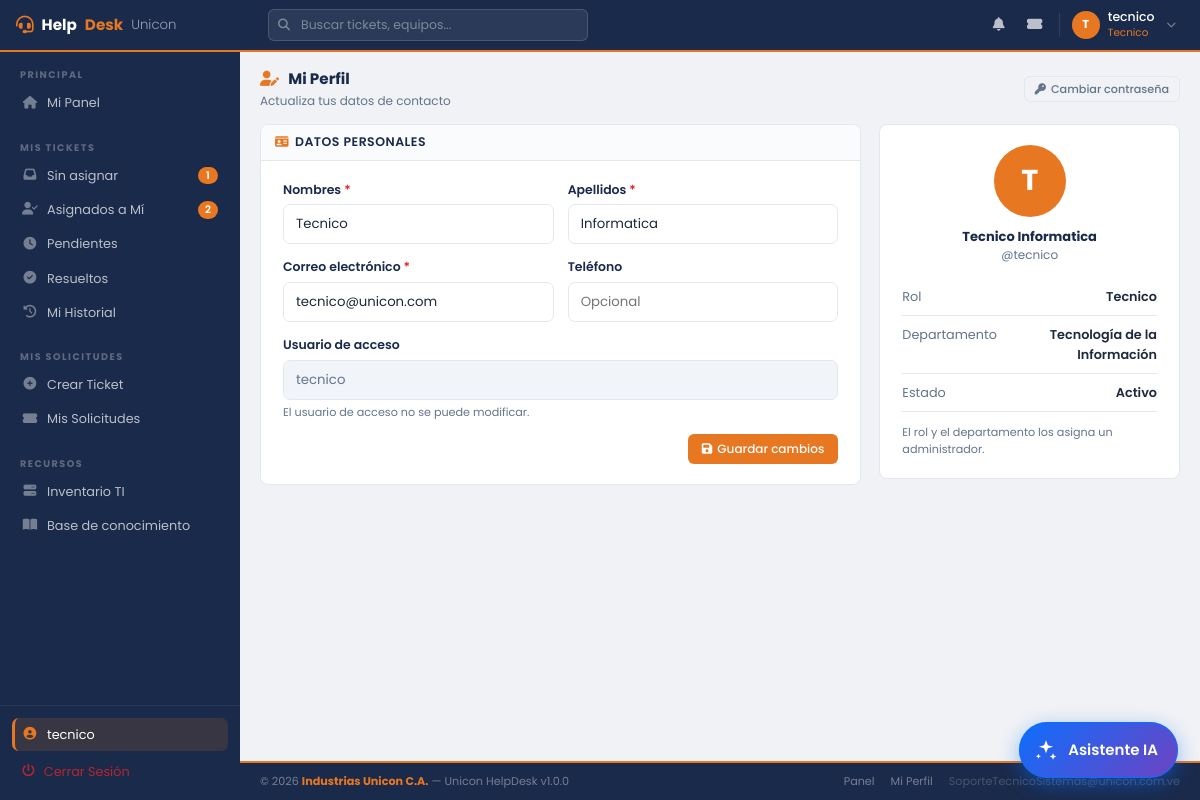
/tecnico/perfil.php (signed in), run on the app's committed database.
### tables this page shows
CREATE TABLE `roles` (
  `id_rol` int(11) NOT NULL AUTO_INCREMENT,
  `nombre` varchar(50) NOT NULL,
  `descripcion` text DEFAULT NULL,
  `nivel_acceso` tinyint(1) NOT NULL DEFAULT 1,
  PRIMARY KEY (`id_rol`),
  UNIQUE KEY `nombre` (`nombre`)
);

CREATE TABLE `usuarios` (
  `id_usuario` int(11) NOT NULL AUTO_INCREMENT,
  `nombres` varchar(100) NOT NULL,
  `apellidos` varchar(100) NOT NULL,
  `correo` varchar(150) NOT NULL,
  `usuario_login` varchar(50) NOT NULL,
  `contraseña` varchar(255) NOT NULL,
  `telefono` varchar(20) DEFAULT NULL,
  `id_departamento` int(11) NOT NULL,
  `id_rol` int(11) NOT NULL DEFAULT 1,
  `estado` enum('activo','inactivo','reposo','pasante','vacaciones','suspendido') NOT NULL DEFAULT 'activo',
  PRIMARY KEY (`id_usuario`),
  UNIQUE KEY `correo` (`correo`),
  UNIQUE KEY `usuario_login` (`usuario_login`),
  KEY `id_departamento` (`id_departamento`),
  KEY `id_rol` (`id_rol`),
  CONSTRAINT `fk_usuario_departamento` FOREIGN KEY (`id_departamento`) REFERENCES `departamentos` (`id_departamento`) ON UPDATE CASCADE,
  CONSTRAINT `fk_usuario_rol` FOREIGN KEY (`id_rol`) REFERENCES `roles` (`id_rol`) ON UPDATE CASCADE
);

CREATE TABLE `departamentos` (
  `id_departamento` int(11) NOT NULL AUTO_INCREMENT,
  `nombre` varchar(100) NOT NULL,
  `descripcion` text DEFAULT NULL,
  `estado` enum('activo','inactivo','clausurado') NOT NULL DEFAULT 'activo',
  PRIMARY KEY (`id_departamento`),
  UNIQUE KEY `nombre` (`nombre`)
);

### tecnico/perfil.php (the view, shortened to what this page needs)
<?php
include '../config/conexion.php';
$stmt = $conexion->prepare("
    SELECT u.nombres, u.apellidos, u.correo, u.usuario_login, u.telefono, u.estado,
           d.nombre AS departamento_nombre, r.nombre AS rol_nombre
    FROM usuarios u
    JOIN departamentos d ON u.id_departamento = d.id_departamento
    JOIN roles r ON u.id_rol = r.id_rol
    WHERE u.usuario_login = ?
");
$stmt->bind_param("s", $_SESSION['usser']);
$stmt->execute();
$perfil = $stmt->get_result()->fetch_assoc();
include_once '../includes/header2.php';
include_once '../includes/sidebar.php';
?>
<main class="hd-main">
    <div class="hd-page-header">
        <div>
            <div class="hd-page-title"><i class="fas fa-user-edit" style="color:var(--naranja);margin-right:6px;"></i> Mi Perfil</div>
            <div class="hd-page-sub">Actualiza tus datos de contacto</div>
        </div>
        <a href="cambiar_clave.php" class="hd-btn hd-btn-outline hd-btn-sm"><i class="fas fa-key"></i> Cambiar contraseña</a>
    </div>
    <div class="hd-perfil-grid">
        <div class="hd-card">
            <div class="hd-card-header">
                <h5 class="hd-card-title"><i class="fas fa-id-card"></i> Datos personales</h5>
            </div>
            <div class="hd-card-body" style="padding:20px 22px;">
                <form id="form-perfil">
                    <div class="hd-row-2" style="margin-bottom:14px;">
                        <div>
                            <label class="hd-label">Nombres <span style="color:var(--danger);">*</span></label>
                            <input type="text" name="nombres" class="hd-input" maxlength="100" required value="<?= htmlspecialchars($perfil['nombres']) ?>">
                        </div>
                        <div>
                            <label class="hd-label">Apellidos <span style="color:var(--danger);">*</span></label>
                            <input type="text" name="apellidos" class="hd-input" maxlength="100" required value="<?= htmlspecialchars($perfil['apellidos']) ?>">
                        </div>
                    </div>
                    <div class="hd-row-2" style="margin-bottom:14px;">
                        <div>
                            <label class="hd-label">Correo electrónico <span style="color:var(--danger);">*</span></label>
                            <input type="email" name="correo" class="hd-input" maxlength="150" required value="<?= htmlspecialchars($perfil['correo']) ?>">
                        </div>
                        <div>
                            <label class="hd-label">Teléfono</label>
                            <input type="text" name="telefono" class="hd-input" maxlength="20" placeholder="Opcional" value="<?= htmlspecialchars($perfil['telefono'] ?? '') ?>">
                        </div>
                    </div>
                    <div style="margin-bottom:14px;">
                        <label class="hd-label">Usuario de acceso</label>
                        <input type="text" class="hd-input" disabled value="<?= htmlspecialchars($perfil['usuario_login']) ?>">
                        <div style="font-size:0.7rem;color:var(--muted);margin-top:4px;">El usuario de acceso no se puede modificar.</div>
                    </div>
                    <div style="text-align:right;margin-top:12px;">
                        <button type="submit" id="btn-guardar-perfil" class="hd-btn hd-btn-naranja">
                            <i class="fas fa-save"></i> Guardar cambios
                        </button>
                    </div>
                </form>
            </div>
        </div>
        <div class="hd-card" style="padding:20px 22px;">
            <div class="hd-avatar-grande"><?= strtoupper(substr($perfil['nombres'], 0, 1)) ?></div>
            <div style="text-align:center;margin-bottom:14px;">
                <div style="font-weight:700;color:var(--azul);"><?= htmlspecialchars($perfil['nombres'] . ' ' . $perfil['apellidos']) ?></div>
                <div style="font-size:0.75rem;color:var(--muted);">@<?= htmlspecialchars($perfil['usuario_login']) ?></div>
            </div>
            <div class="hd-cuenta-item"><span>Rol</span><span><?= htmlspecialchars($perfil['rol_nombre']) ?></span></div>
            <div class="hd-cuenta-item"><span>Departamento</span><span><?= htmlspecialchars($perfil['departamento_nombre']) ?></span></div>
            <div class="hd-cuenta-item"><span>Estado</span><span><?= htmlspecialchars(ucfirst($perfil['estado'])) ?></span></div>
            <div style="font-size:0.7rem;color:var(--muted);margin-top:12px;line-height:1.5;">
                El rol y el departamento los asigna un administrador.
            </div>
        </div>
    </div>
</main>
<?php include_once '../includes/footer2.php'; ?>

### includes/header2.php (shortened to what this page needs)
<?php
$usuario_activo = $_SESSION['usser'];
$rol_id         = (int)$_SESSION['id_rol'];
$inicial        = strtoupper(substr($usuario_activo, 0, 1));
$rol_nombre     = match($rol_id) { 3=>'Administrador', 2=>'Técnico TI', 1=>'Usuario', default=>'—' };
try {
    $q_rn = $conexion->prepare("SELECT nombre FROM roles WHERE id_rol = ?");
    $q_rn->bind_param("i", $rol_id); $q_rn->execute();
    if ($f_rn = $q_rn->get_result()->fetch_assoc()) $rol_nombre = $f_rn['nombre'];
} catch (Throwable $e) {  }
?>
<!DOCTYPE html>
<html lang="es">
<head>
    <link rel="stylesheet" href="https://cdn.jsdelivr.net/npm/bootstrap@5.3.0/dist/css/bootstrap.min.css">
    <link rel="stylesheet" href="https://cdnjs.cloudflare.com/ajax/libs/font-awesome/6.4.0/css/all.min.css">
    <link rel="stylesheet" href="../assets/css/dashboard2.css">
</head>
<body>
<header class="hd-topbar">
    <a href="dashboard.php" class="hd-topbar-brand">
        <i class="fas fa-headset"></i>
        Help<span>Desk</span> <small>Unicon</small>
    </a>
    <div class="hd-topbar-search" style="position:relative;">
        <i class="fas fa-search"></i>
        <input type="search" id="hdBuscar" autocomplete="off" maxlength="60"
               placeholder="<?= $rol_id === 3 ? 'Buscar tickets, usuarios, equipos...' : ($rol_id === 2 ? 'Buscar tickets, equipos...' : 'Buscar en mis tickets...') ?>">
    </div>
    <div class="hd-topbar-right">
        <div class="hd-notif-wrap">
            <button type="button" class="hd-topbar-icon" id="hdBell" title="Notificaciones" style="background:none;border:0;position:relative;">
                <i class="fas fa-bell"></i>
            </button>
        </div>
        <?php if ($rol_id >= 2): ?>
        <a href="<?= $rol_id === ROL_ADMIN ? 'tickets.php' : 'tickets_asignados.php' ?>" class="hd-topbar-icon" title="Tickets">
            <i class="fas fa-ticket-alt"></i>
        </a>
        <?php endif; ?>
        <div style="position:relative;">
            <button class="hd-topbar-user" onclick="toggleUserMenu()" id="userBtn">
                <div class="hd-avatar"><?= $inicial ?></div>
                <div class="hd-topbar-user-info">
                    <span class="hd-topbar-user-name"><?= htmlspecialchars($usuario_activo) ?></span>
                    <span class="hd-topbar-user-role"><?= $rol_nombre ?></span>
                </div>
                <i class="fas fa-chevron-down" style="color:rgba(255,255,255,0.4);font-size:0.6rem;margin-left:4px;"></i>
            </button>
        </div>
    </div>
</header>

### assets/css/dashboard2.css (style rules this page uses)
:root { --azul: #1a2a4a; --azul-mid: #243660; --azul-light: #2d4a7a; --naranja: #E87722; --naranja-lt: #f59342; --bg: #f0f2f5; --card: #ffffff; --texto: #1e293b; --muted: #64748b; --borde: #e2e8f0; --sidebar-w: 240px; --nav-h: 52px; --success: #16a34a; --danger: #dc2626; --warning: #d97706; --info: #0284c7; }
*, *::before, *::after { box-sizing: border-box; margin: 0; padding: 0; }
body { font-family: 'Poppins', sans-serif; background: var(--bg); color: var(--texto); font-size: 13px; }
.hd-topbar { position: fixed; top: 0; left: 0; right: 0; height: var(--nav-h); background: var(--azul); border-bottom: 2px solid var(--naranja); display: flex; align-items: center; padding: 0 16px; z-index: 200; gap: 12px; }
.hd-topbar-brand { display: flex; align-items: center; gap: 8px; color: #fff; font-weight: 700; font-size: 0.95rem; text-decoration: none; width: var(--sidebar-w); flex-shrink: 0; }
.hd-topbar-brand i { color: var(--naranja); font-size: 1.1rem; }
.hd-topbar-brand span { color: var(--naranja); }
.hd-topbar-brand small { color: #94a3b8; font-weight: 300; }
.hd-topbar-search { flex: 1; max-width: 320px; position: relative; }
.hd-topbar-search input { width: 100%; background: rgba(255,255,255,0.08); border: 1px solid rgba(255,255,255,0.15); border-radius: 6px; padding: 6px 12px 6px 32px; color: #fff; font-size: 0.78rem; outline: none; transition: all 0.2s; }
.hd-topbar-search input::placeholder { color: rgba(255,255,255,0.4); }
.hd-topbar-search i { position: absolute; left: 10px; top: 50%; transform: translateY(-50%); color: rgba(255,255,255,0.4); font-size: 0.75rem; }
.hd-topbar-right { margin-left: auto; display: flex; align-items: center; gap: 4px; }
.hd-topbar-icon { width: 32px; height: 32px; border-radius: 6px; display: flex; align-items: center; justify-content: center; color: rgba(255,255,255,0.7); font-size: 0.85rem; cursor: pointer; transition: all 0.2s; text-decoration: none; position: relative; }
.hd-topbar-user { display: flex; align-items: center; gap: 8px; padding: 4px 8px 4px 4px; border-radius: 8px; cursor: pointer; transition: all 0.2s; text-decoration: none; border: none; background: transparent; }
.hd-avatar { width: 28px; height: 28px; background: var(--naranja); border-radius: 50%; color: #fff; font-size: 0.72rem; font-weight: 700; display: flex; align-items: center; justify-content: center; flex-shrink: 0; }
.hd-topbar-user-info { text-align: left; }
.hd-topbar-user-name { color: #fff; font-size: 0.78rem; font-weight: 500; line-height: 1.2; display: block; }
.hd-topbar-user-role { color: var(--naranja); font-size: 0.65rem; display: block; }
.hd-main { flex: 1; padding: 16px 20px; }
.hd-page-header { display: flex; align-items: center; justify-content: space-between; margin-bottom: 14px; flex-wrap: wrap; gap: 8px; }
.hd-page-title { font-size: 0.95rem; font-weight: 700; color: var(--azul); }
.hd-page-sub { font-size: 0.75rem; color: var(--muted); margin-top: 1px; }
.hd-card { background: var(--card); border-radius: 8px; border: 1px solid var(--borde); overflow: hidden; }
.hd-card-header { padding: 10px 14px; border-bottom: 1px solid var(--borde); display: flex; align-items: center; justify-content: space-between; background: #fafbfc; }
.hd-card-title { font-size: 0.78rem; font-weight: 600; color: var(--azul); display: flex; align-items: center; gap: 6px; margin: 0; text-transform: uppercase; letter-spacing: 0.5px; }
.hd-card-title i { color: var(--naranja); font-size: 0.75rem; }
.hd-card-body { padding: 12px 14px; }
.hd-btn { display: inline-flex; align-items: center; gap: 5px; padding: 6px 14px; border-radius: 6px; font-size: 0.75rem; font-weight: 500; border: none; cursor: pointer; transition: all 0.15s; text-decoration: none; white-space: nowrap; font-family: inherit; }
.hd-btn-naranja { background: var(--naranja); color: #fff; }
.hd-btn-sm { padding: 4px 10px; font-size: 0.7rem; }
.hd-btn-outline { background: transparent; border: 1px solid var(--borde); color: var(--muted); }

### includes/header2.php (style rules this page uses)
.hd-notif-wrap { position:relative; }

### data on the page
roles: nombre "Tecnico"
usuarios: nombres "Tecnico", apellidos "Informatica", correo "tecnico@unicon.com", usuario_login "tecnico", nombres "T", nombres+apellidos "Tecnico Informatica", id_rol.nombre "Tecnico", id_departamento.nombre "Tecnología de la Información", estado "Activo"

### other printed values
$inicial "T"
$usuario_activo "tecnico"
$n "1 2"
EMPRESA_NOMBRE "Industrias Unicon C.A."
NOMBRE_SISTEMA "Unicon HelpDesk"
VERSION_SISTEMA "1.0.0"
EMAIL_SOPORTE "SoporteTecnicoSistemas@unicon.com.ve"
